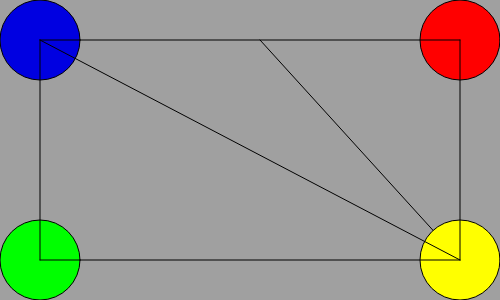
Frame 1 (no input)
Frame 2 (the mouse pressed at the canvas centre, redrawn once): identical to frame 1, image omitted

The p5.js sketch that drew this single still picture (run headless with seeded random() and noise() and a simulated clock; the mouse was pressed at the canvas centre and the sketch redrawn once):

// p5.js sketch
// ── sketch.js
//https://github.com/stavrosdidakis/DAT-GAD-405_2017
//https://p5js.org

//DAT405 / GAD405
//00_Template
//The purpose of this sketch is to provide a basic template
//for P5.js projects

//Initialization function
function setup() {
  //Print a message to the console - to view using Chrome:
  //View > Developer > Developer Tools > Console
  console.log("Initialization: OK")
  createCanvas(500,300);
}

//Rendering function
function draw() {
  //Set a background color
  background(160);

  //an ellispe 1
  fill (0, 0, 225);
	ellipse(40, 40, 80, 80);
  //an ellispe 2
  fill (0, 255, 0)
  ellipse(40, 260, 80, 80);
  line (40, 260, 40, 40)
  line (260, 40, 460, 260)
  //an ellispe 3
  fill (255, 255, 0)
  ellipse(460, 260, 80, 80);
  line (460, 260, 40, 40)
  line (40, 260, 460, 260)
  //an ellispe 4
  fill (255, 0, 0)
  ellipse(460, 40, 80, 80);
  line (460, 40, 40, 40)
  line (460, 40, 460, 260)
  //Print a message to the console - to view using Chrome:
  //View > Developer > Developer Tools > Console
  console.log("Rendering...")
  noLoop();
}
